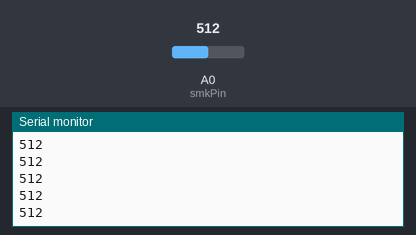
A sketch run on a simulated Arduino Uno, built with avr-gcc and run on an emulated ATmega328P. On the bench: the last lines printed to the serial monitor. Inputs (shaded band) come from the test bench; at power-on: A0 (smkPin) = 512.

Above: at 1.2 s.
1.3 s: A0 (smkPin) set to 716
At 1.31 s:
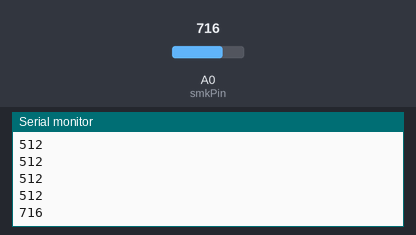
2.8 s: A0 (smkPin) set to 900
At 2.81 s:
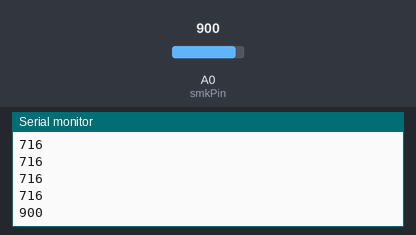
Timing chart, 0 to 5.8 s (numbered marks = the images above; inputs shaded):
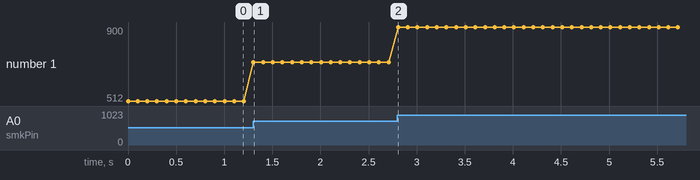

The sketch:

forThesisGasSensorTestCode.ino
```cpp
int smkPin = 0;
///Arduino Sample Code
void setup()
{

  Serial.begin(9600); //Set serial baud rate to 9600 bps
}
void loop()
{
int smokeVal = analogRead(smkPin);//Read Gas value from analog 0
Serial.println(smokeVal);//Print the value to serial port
delay(100);
}
```

Measured:
- after the input at 1.3 s, the serial monitor: prints a new line at once (image 1)
- after the input at 2.8 s, the serial monitor: prints a new line at once (image 2)
- plotted number 1: 512 → 716 after the input at 1.3 s, 716 → 900 after the input at 2.8 s
